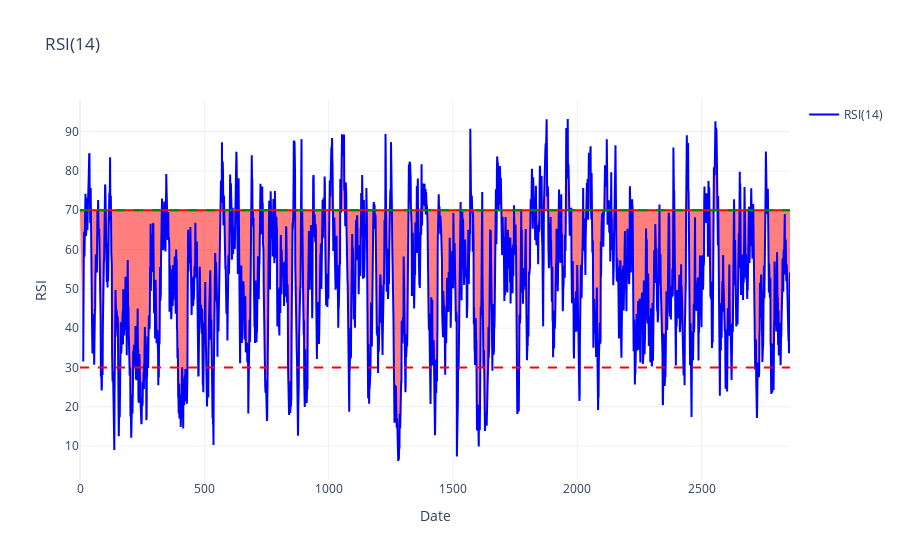

Here is the notebook cell this chart was saved with:
### Code cell
# Crearea graficului doar pentru RSI
fig = make_subplots(rows=1, cols=1)

# Adăugare RSI
fig.add_trace(go.Scatter(
    x=df.index, 
    y=df['RSI'], 
    mode='lines', 
    name='RSI(14)',
    line=dict(color='blue', width=2)
), row=1, col=1)

# Adăugare linii supracumpărare și supravânzare
fig.add_hline(y=70, line=dict(color='green', dash='dash'), row=1, col=1)
fig.add_hline(y=30, line=dict(color='red', dash='dash'), row=1, col=1)

fig.add_trace(go.Scatter(
    x=df.index, 
    y=[70] * len(df), 
    fill='tonexty', 
    mode='lines', 
    line=dict(color='red'), 
    showlegend=False
), row=1, col=1)




# Layout
fig.update_layout(
    title='RSI(14)',
    xaxis_title='Date',
    yaxis_title='RSI',
    template='plotly_white'
)

# Afișează graficul
fig.show()

### Figure 1 — Plotly figure (JSON) as saved in the notebook; plotly's stock layout.template omitted (floating-point values rounded to 4 significant figures; data arrays with more than 128 entries replaced by an {"elided": "..."} marker saying what was removed)
{"data": [{"line": {"color": "blue", "width": 2}, "mode": "lines", "name": "RSI(14)", "type": "scatter", "x": {"elided": "2857 int values"}, "xaxis": "x", "y": {"elided": "2857 float values"}, "yaxis": "y"}, {"fill": "tonexty", "line": {"color": "red"}, "mode": "lines", "showlegend": false, "type": "scatter", "x": {"elided": "2857 int values"}, "xaxis": "x", "y": {"elided": "2857 int values"}, "yaxis": "y"}], "layout": {"shapes": [{"line": {"color": "green", "dash": "dash"}, "type": "line", "x0": 0, "x1": 1, "xref": "x domain", "y0": 70, "y1": 70, "yref": "y"}, {"line": {"color": "red", "dash": "dash"}, "type": "line", "x0": 0, "x1": 1, "xref": "x domain", "y0": 30, "y1": 30, "yref": "y"}], "title": {"text": "RSI(14)"}, "xaxis": {"anchor": "y", "domain": [0, 1], "title": {"text": "Date"}}, "yaxis": {"anchor": "x", "domain": [0, 1], "title": {"text": "RSI"}}}}
